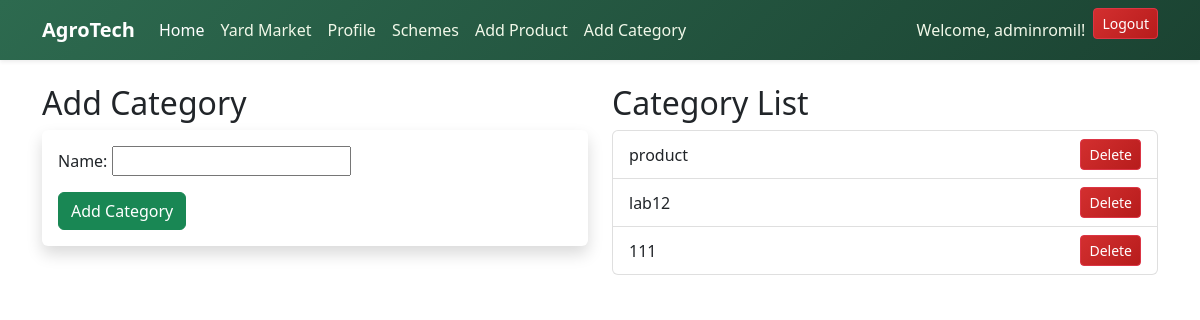
/yard_market/add_category/ (signed in), run on an earlier commit of the app's database.
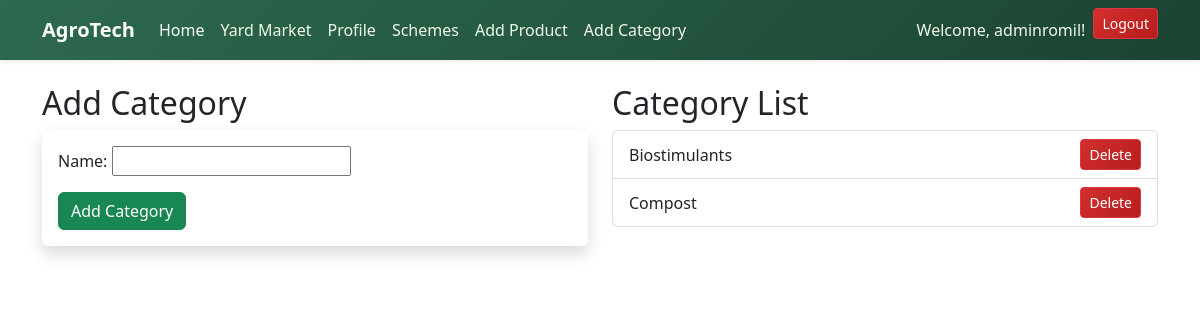
And on a later commit of the database.
### agroapp/models.py (models this page shows, shortened)
class Category(models.Model):
    name = models.CharField(max_length=100)

### agroapp/views.py (the view)
# urls.py: path('yard_market/add_category/', views.manage_categories, name='add_category'), #For add category CLick By Add category Button in Navbar of Admin\
@login_required
def manage_categories(request):
    if request.user.role != 'administrator':
        return redirect('home')
    categories = Category.objects.all()
    form = CategoryForm(request.POST or None)  # Prefill the form if submitted
    if request.method == 'POST' and form.is_valid():
        form.save()
        return redirect('add_category')  # Reload the same page to show updates
    return render(request, 'yard_market/add_category.html', {'form': form, 'categories': categories})

### agroapp/forms.py
class CategoryForm(forms.ModelForm):
    class Meta:
        model = Category
        fields = ['name']

### templates/yard_market/add_category.html (shortened to what this page needs)
<!DOCTYPE html>
<html lang="en">
<head>
    {% load static %}
    <link rel="stylesheet" href="{% static 'home.css' %}">
    <link href="https://cdn.jsdelivr.net/npm/bootstrap@5.2.3/dist/css/bootstrap.min.css" rel="stylesheet">
</head>
<body>
<nav class="navbar navbar-expand-lg navbar-dark bg-success shadow-sm">
    <div class="container">
        <a class="navbar-brand fw-bold" href="{% url 'home' %}">AgroTech</a>
        <div class="collapse navbar-collapse" id="navbarNav">
            <ul class="navbar-nav me-auto">
                <li class="nav-item"><a class="nav-link active" href="{% url 'home' %}">Home</a></li>
                <li class="nav-item"><a class="nav-link" href="{% url 'product_list' %}">Yard Market</a></li>
                <li class="nav-item"><a class="nav-link" href="{% url 'profile' %}">Profile</a></li>
                <li class="nav-item"><a class="nav-link" href="{% url 'scheme_list' %}">Schemes</a></li>
                {% if user.is_authenticated and user.role == "administrator" %}
                    <li class="nav-item"><a class="nav-link" href="{% url 'add_product' %}">Add Product</a></li>
                    <li class="nav-item"><a class="nav-link" href="{% url 'add_category' %}">Add Category</a></li>
                {% endif %}
            </ul>
            <ul class="navbar-nav ms-3">
                {% if user.is_authenticated %}
                    <li class="nav-item"><a class="nav-link">Welcome, {{ user.username }}!</a></li>
                    <li class="nav-item">
                        <a id="logout-btn" class="btn btn-danger btn-sm" href="{% url 'logout' %}">Logout</a>
                    </li>
                {% else %}
                    <li class="nav-item"><a class="btn btn-light btn-sm me-2" href="{% url 'login' %}">Login</a></li>
                    <li class="nav-item"><a class="btn btn-warning btn-sm" href="{% url 'signup' %}">Sign Up</a></li>
                {% endif %}
            </ul>
        </div>
    </div>
</nav>
{% block content %}
<div class="container mt-4">
    <div class="row">
        <div class="col-md-6">
            <h2>Add Category</h2>
            <form method="post" class="shadow p-3 bg-white rounded">
                <div class="mb-3">
                    {{ form.name.label_tag }}
                    {{ form.name }}
                </div>
                <button type="submit" class="btn btn-success">Add Category</button>
            </form>
        </div>
        <div class="col-md-6">
            <h2>Category List</h2>
            <ul class="list-group">
                {% for category in categories %}
                    <li class="list-group-item d-flex justify-content-between align-items-center">
                        {{ category.name }}
                        <a href="{% url 'delete_category' category.id %}" class="btn btn-danger btn-sm"
                        onclick="return confirm('Are you sure you want to delete this category?');">
                         Delete
                     </a>
                    </li>
                {% empty %}
                    <li class="list-group-item text-muted">No categories available.</li>
                {% endfor %}
            </ul>
        </div>
    </div>
</div>
{% endblock %}
</body>
</html>

What changed in the data, as far as the page shows it:
removed Category: name "product"
removed Category: name "lab12"
removed Category: name "111"
added Category: name "Biostimulants"
added Category: name "Compost"
